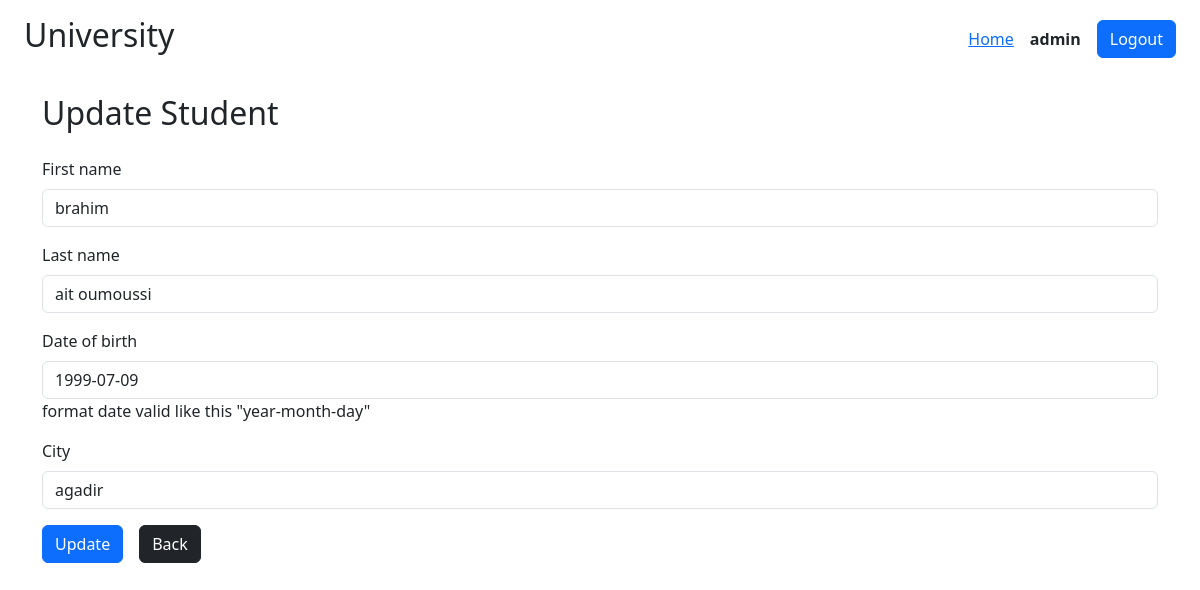
Page /students/update/6 (signed in) on the committed database.
### students/models.py (models this page shows)
class Student(models.Model):
    first_name = models.CharField(max_length=40)
    last_name = models.CharField(max_length=40)
    date_of_birth = models.DateField()
    age = models.IntegerField()
    city = models.CharField(max_length=60)
    country = models.CharField(max_length=10, default="morocco")

### students/views.py (the view)
# urls.py: path("update/<int:id>", views.update, name="students.update"),
def update(request: HttpRequest, id: int) -> HttpResponse:
    try:
        student = Student.objects.get(id=id)
    except Student.DoesNotExist:
        return HttpResponseRedirect(reverse("students.index"))
    if request.method == "POST":
        form = StudentForm(data=request.POST)
        if form.is_valid():
            student_age = datetime.now().year - form.cleaned_data["date_of_birth"].year
            student.first_name = form.cleaned_data["first_name"]
            student.last_name = form.cleaned_data["last_name"]
            student.date_of_birth = form.cleaned_data["date_of_birth"]
            student.age = student_age
            student.city = form.cleaned_data["city"]
            student.save()
            return HttpResponseRedirect(reverse("students.index"))
    else:
        form = StudentForm(instance=student)
    return render(request, "students/update.html", {"form": form})

### students/forms.py (shortened to what this page needs)
class StudentForm(forms.ModelForm):
    first_name = forms.CharField(
        min_length=3,
        max_length=30,
        widget=forms.TextInput(attrs={"class": "form-control"}),
    )
    last_name = forms.CharField(
        min_length=3,
        max_length=30,
        widget=forms.TextInput(attrs={"class": "form-control"}),
    )
    date_of_birth = forms.DateField(
        help_text='format date valid like this "year-month-day"',
        widget=forms.DateInput(attrs={"class": "form-control"}),
    )
    city = forms.CharField(
        min_length=3,
        max_length=40,
        widget=forms.TextInput(attrs={"class": "form-control"}),
    )
    class Meta:
        model = Student
        fields = ["first_name", "last_name", "date_of_birth", "city"]

### students/templates/students/update.html (shortened to what this page needs)
{% extends "base.html" %}
{% block body %}
<h2>Update Student</h2>
<form action="" method="post">
    {% for field in form %}
        <div class="mb-3">
            <label for="{{field.id_for_label}}" class='form-label'>{{field.label}}</label>
            {{field}}
            {% if field.help_text %}
                {{field.help_text}}
            {% endif %}
        </div>
        {% endfor %}
    <div class="d-flex align-items-center gap-3">
        <button type="submit" class="btn btn-primary">Update</button>
        <a href="{% url "students.index" %}" class='btn btn-dark'>Back</a>
    </div>
</form>
{% endblock body %}

### templates/base.html (shortened to what this page needs)
<!DOCTYPE html>
<html lang="en">
<head>
    {% load static %}
    <link rel="stylesheet" href="{% static "bootstrap.min.css" %}">
</head>
<body>
    <header class='px-4 py-3 d-flex justify-content-between align-items-center'>
        <h2>University</h2>
        <nav class='d-flex gap-3 align-items-center'>
            {% if user.is_authenticated %}
                <a href="{% url "students.index" %}">Home</a>
                <strong>{{user}}</strong>
                <form action="{% url "logout" %}" method="post">
                    <button type='submit' class='btn btn-primary'>Logout</button>
                </form>
                {% else %}
                <a href="{% url "register" %}">Regsiter</a>
                <a href="{% url "login" %}">Login</a>
            {% endif %}
        </nav>
    </header>
    <div class="container mt-3">
        {% block body %}{% endblock body %}
    </div>
</body>
</html>

### rows in the picture
Student: form "brahim" "ait oumoussi" "1999-07-09" "agadir"

### other values in the picture
{{ user }} "admin"
{{ field.label }} "First name" "Last name" "Date of birth" "City"
{{ field.help_text }} "format date valid like this \"year-month-day\""
